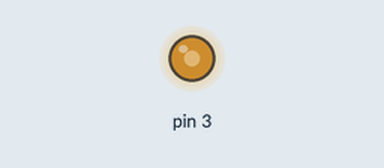
A sketch run on a simulated Arduino Uno, built with avr-gcc and run on an emulated ATmega328P. Parts: output pins drawn as LEDs (lit = HIGH).

Above: at 0.05 s.
At 1.05 s:
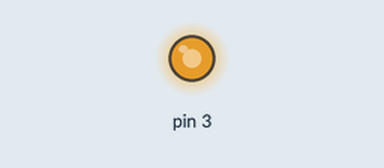
At 1.9 s:
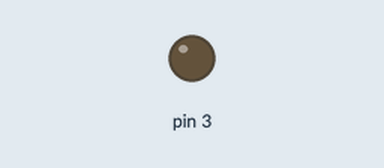
At 2.45 s:
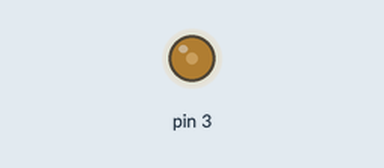
Timing chart, 0 to 6.0 s (numbered marks = the images above):
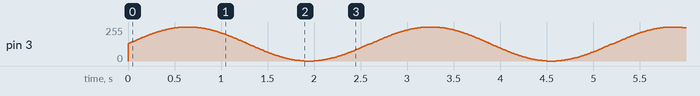

The sketch:

led_pulser.ino
```cpp
#include <SoftwareSerial.h>

int i=0; //contains loop index
double brightness = 0; //contains output of triganometric brightness function
double angle = 0; //contains the angle in radins of the triganometric brightness function
int pwm = 0; //contains the actual brightness of the LED
int max_index = 256;
int serialDebug = 0;

void setup() {
  // initialize serial communications at 9600 bps:
  if(serialDebug)
  {
    Serial.begin(9600);
    Serial.print("Begin.\n");
  }
}

void loop() {

  i++;
  if(i==256)
  {
    i=0;
  }
  angle = 6.283*i/255;
   if(serialDebug)
  {
    Serial.print("angle: ");
    Serial.print(angle,5);
  }

  brightness = 1 + sin(angle);
  if(serialDebug)
  {
    Serial.print(" brightness: ");
    Serial.print(brightness,5);
  }

  pwm = brightness * 128;
  if(serialDebug)
  {
    Serial.print(" pwm: ");
    Serial.print(pwm);
    Serial.print("\n");
  }

  analogWrite(3,pwm);
  delay(10);
}
```
